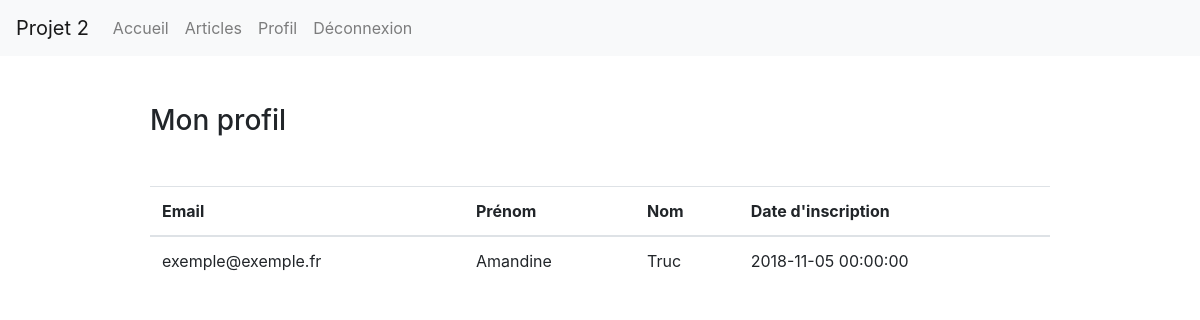
Screenshot of /profil.php (signed in) with the database file from the repository.
### tables this page shows
CREATE TABLE `user` (
  `user_id` int(11) NOT NULL,
  `user_email` varchar(320) NOT NULL,
  `user_password` varchar(300) NOT NULL,
  `user_ip` varchar(300) NOT NULL,
  `user_date` datetime NOT NULL,
  `user_lastname` varchar(100) NOT NULL,
  `user_firstname` varchar(100) NOT NULL,
  `user_key` char(32) NOT NULL,
  `user_active` int(11) NOT NULL DEFAULT '0'
);

### profil.php (the view, shortened to what this page needs)
<?php
try {
    $bdd = new PDO('mysql:host=localhost;dbname=projet2;charset=utf8', 'root', '');
} catch(Exception $e){
    die('Erreur de connexion à la bdd');
}
$response = $bdd->prepare('SELECT user_email, user_firstname, user_lastname, user_date FROM user WHERE user_email = ? ');
$response->execute(array(
    $_SESSION['email'],
));
$users = $response->fetchAll(PDO::FETCH_NUM);
?>
<!doctype html>
<html lang="fr">
  <head>
    <link rel="stylesheet" href="https://stackpath.bootstrapcdn.com/bootstrap/4.1.2/css/bootstrap.min.css">
  </head>
  <body>
    <?php include('header.php'); ?>
    <main class="w-75 m-auto">
       <h3 class="mt-5">Mon profil</h3>
        <table class="mt-5 table">
  <thead>
    <tr>
      <th scope="col">Email</th>
      <th scope="col">Prénom</th>
      <th scope="col">Nom</th>
      <th scope="col">Date d'inscription</th>
    </tr>
  </thead>
  <tbody>
    <tr>
      <?php
      foreach($users as $user) {
            echo '<td>' . htmlspecialchars($user[0]) . '</td>';
            echo '<td>' . htmlspecialchars($user[1]) . '</td>';
            echo '<td>' . htmlspecialchars($user[2]) . '</td>';
            echo '<td>' . htmlspecialchars($user[3]) . '</td>';
        }
        ?>
    </tr>
  </tbody>
</table>
    </main>
  </body>
</html>

### rows the page displays
user: user_email "exemple@exemple.fr", user_firstname "Amandine", user_lastname "Truc", user_date "2018-11-05 00:00:00"
